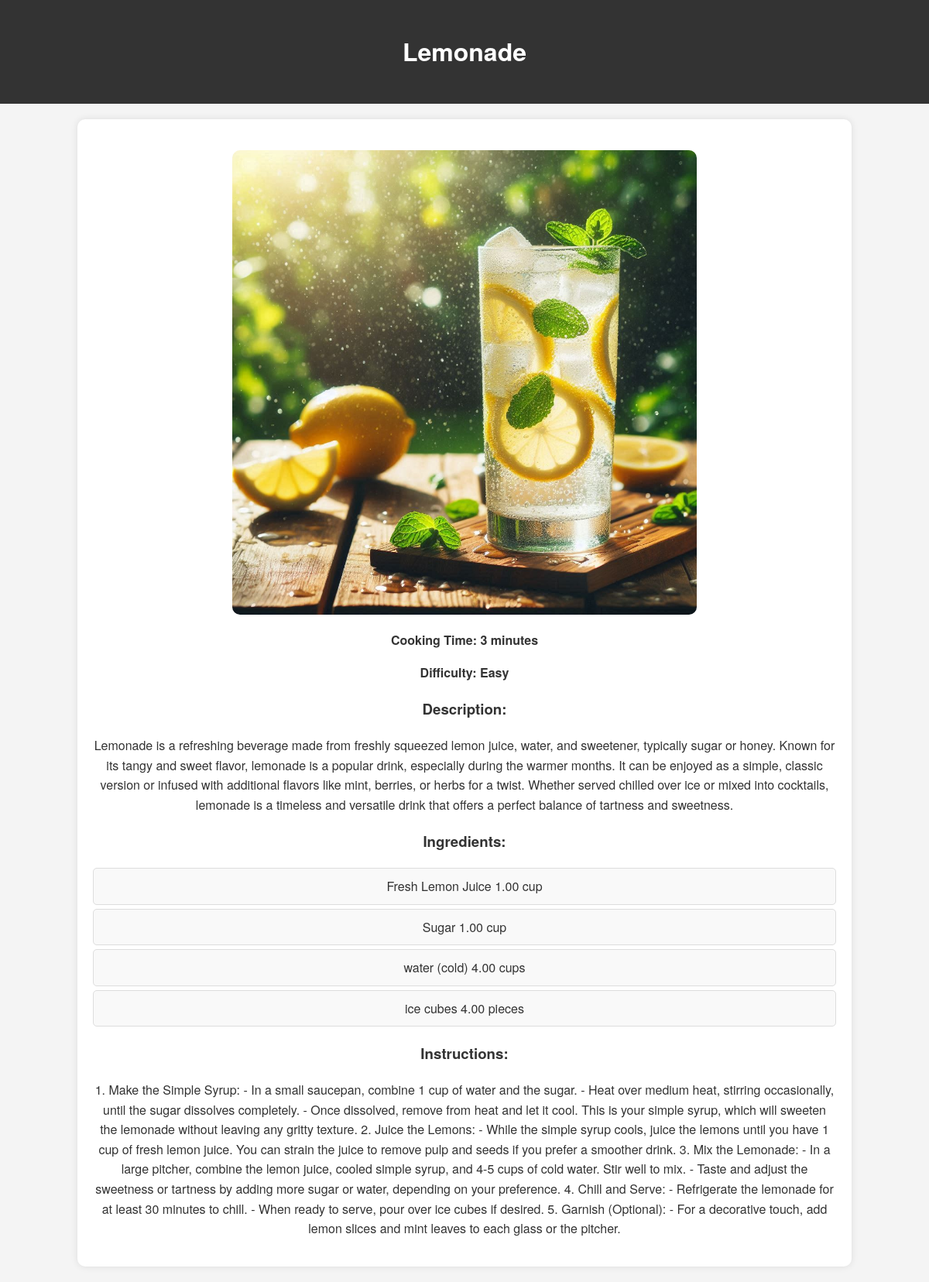
The page /recipe/5/ on the database its author committed.
### recipe/models.py (models this page shows, shortened)
class Recipe(models.Model):
    DIFFICULTY_CHOICES = [
        ('Easy', 'Easy'),
        ('Medium', 'Medium'),
        ('Hard', 'Hard'),
    ]
    name = models.CharField(max_length=50)
    cooking_time = models.IntegerField()
    difficulty = models.CharField(max_length=20, choices=DIFFICULTY_CHOICES)
    description = models.TextField(blank=True, null=True)
    instructions = models.TextField(blank=True, null=True)
    pic = models.ImageField(upload_to='recipe', default='default.jpg')

### ingredient/models.py (models this page shows, shortened)
class Ingredient(models.Model):
    name = models.CharField(max_length=100)
    quantity = models.DecimalField(max_digits=5, decimal_places=2)
    unit = models.CharField(max_length=20, default='unit')
    recipe = models.ForeignKey('recipe.Recipe', on_delete=models.CASCADE, related_name='ingredients')

### recipe/views.py (the view)
# urls.py: path('recipe/<int:recipe_id>/', recipe_detail, name='recipe_detail'),
def recipe_detail(request, recipe_id):
    recipe = get_object_or_404(Recipe, id=recipe_id)
    return render(request, 'recipe/recipe_detail.html', {'recipe': recipe})

### recipe/templates/recipe/recipe_detail.html (shortened to what this page needs)
{% load static %}
<!DOCTYPE html>
<html>
<head>
    <link rel="stylesheet" type="text/css" href="{% static 'recipe/css/styles.css' %}">
</head>
<body>
    <header>
        <h1>{{ recipe.name }}</h1>
    </header>
    <div class="container">
        <img src="{{ recipe.pic.url }}" alt="{{ recipe.name }}" class="recipe-detail-image">
        <div class="recipe-details">
            <p>Cooking Time: {{ recipe.cooking_time }} minutes</p>
            <p>Difficulty: {{ recipe.difficulty }}</p>
        </div>
        <div class="description">
            <h3>Description:</h3>
            <p>{{ recipe.description }}</p>
        </div>
        <div class="ingredients">
            <h3>Ingredients:</h3>
            <ul>
                {% for ingredient in recipe.ingredients.all %}
                <li>{{ ingredient.name }} {{ ingredient.quantity }} {{ ingredient.unit }}</li>
                {% endfor %}
            </ul>
        </div>
        <div class="instructions">
            <h3>Instructions:</h3>
            <p>{{ recipe.instructions }}</p>
        </div>
    </div>
</body>
</html>

### recipe/static/recipe/css/styles.css (style rules this page uses)
body { font-family: 'Helvetica Neue', Arial, sans-serif; margin: 0; padding: 0; background-color: #f4f4f4; color: #333; line-height: 1.6; }
header { background-color: #333; color: #fff; padding: 20px 0; text-align: center; margin-bottom: 20px; }
.container, .home-container { width: 80%; margin: 20px auto; background-color: #fff; padding: 20px; box-shadow: 0 0 10px rgba(0, 0, 0, 0.1); border-radius: 10px; text-align: center; }
.recipe-detail-image { display: block; margin: 20px auto; max-width: 600px; width: 100%; height: auto; border-radius: 10px; }
.recipe-details p { font-weight: bold; text-align: center; }
.description, .ingredients, .instructions { margin-top: 20px; text-align: center; }
.ingredients ul { list-style-type: none; padding: 0; }
.ingredients li { background-color: #f9f9f9; margin: 5px 0; padding: 10px; border: 1px solid #ddd; border-radius: 5px; }

### rows shown on the page
Recipe: name "Lemonade", pic (picture), cooking_time "3", difficulty "Easy", description "Lemonade is a refreshing beverage made from freshly squeezed lemon juice, water, and sweetener, typically sugar or honey. Known for its tangy and sweet flavor, lemonade is a popular drink, especially during the warmer months. It can be enjoyed as a simple, classic version or infused with additional flavors like mint, berries, or herbs for a twist. Whether served chilled over ice or mixed into cocktails, lemonade is a timeless and versatile drink that offers a perfect balance of tartness and sweetness.", instructions "1. Make the Simple Syrup: - In a small saucepan, combine 1 cup of water and the sugar. - Heat over medium heat, stirring occasionally, until the sugar dissolves completely. - Once dissolved, remove from heat and let it cool. This is your simple syrup, which will sweeten the lemonade without leaving any gritty texture. 2. Juice the Lemons: - While the simple syrup cools, juice the lemons until you have 1 cup of fresh lemon juice. You can strain the juice to remove pulp and seeds if you prefer a smoother drink. 3. Mix the Lemonade: - In a large pitcher, combine the lemon juice, cooled simple syrup, and 4-5 cups of cold water. Stir well to mix. - Taste and adjust the sweetness or tartness by…"
Ingredient: name "Fresh Lemon Juice", quantity "1.00", unit "cup"
Ingredient: name "Sugar", quantity "1.00", unit "cup"
Ingredient: name "water (cold)", quantity "4.00", unit "cups"
Ingredient: name "ice cubes", quantity "4.00", unit "pieces"
